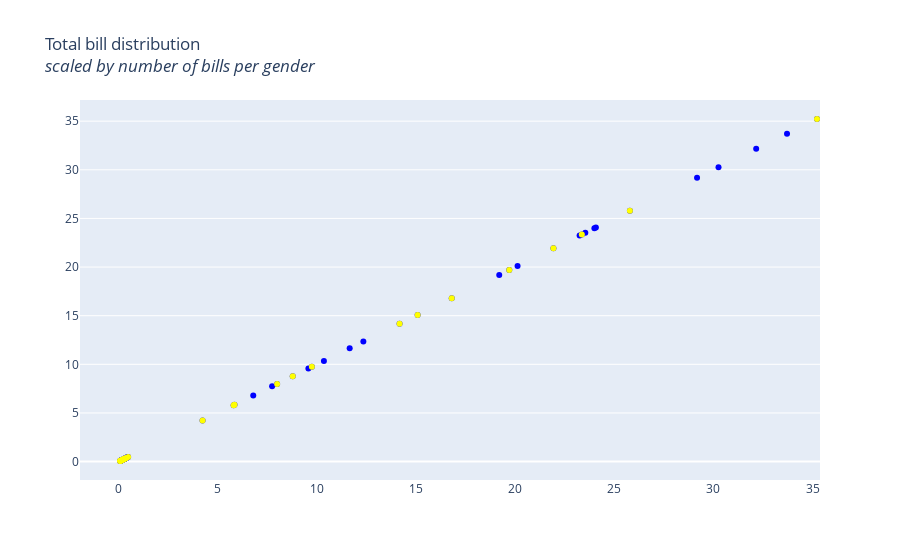

Source (notebook cell):
### Markdown cell above
Entopy
https://medium.com/activating-robotic-minds/demystifying-entropy-f2c3221e2550

### Code cell
df = pd.read_csv("https://raw.githubusercontent.com/plotly/datasets/master/violin_data.csv")

df_gs, df_Xs, sfns= [df_gini, df_gini_sel], [df_X, df_X_sel], [feature_names, selected_features]

pointpos_male = [-0.9,-1.1,-0.6,-0.3]
pointpos_female = [0.45,0.55,1,0.4]
show_legend = [True,False,False,False]

fig = go.Figure()

for i in range(2,4):
    fig.add_trace(go.Violin(x=df_gini[df_gini.columns[i]],
                            y=df_gini[df_gini.columns[i]],
                            legendgroup='M', scalegroup='M', name='M',
                            side='negative',
                            pointpos=pointpos_male[i], # where to position points
                            line_color='blue',
                            showlegend=show_legend[i])
             )
    fig.add_trace(go.Violin(x=df_gini_sel[df_gini.columns[i]],
                            y=df_gini_sel[df_gini.columns[i]],
                            legendgroup='After Permuation Importance', scalegroup='F', name='F',
                            side='positive',
                            pointpos=pointpos_female[i],
                            line_color='yellow',
                            showlegend=show_legend[i])
             )

# update characteristics shared by all traces
fig.update_traces(meanline_visible=True,
                  points='all', # show all points
                  jitter=0.05,  # add some jitter on points for better visibility
                  scalemode='count') #scale violin plot area with total count
fig.update_layout(
    title_text="Total bill distribution<br><i>scaled by number of bills per gender",
    violingap=0, violingroupgap=0, violinmode='overlay')
fig.show()

### Figure 1 — Plotly figure (JSON) as saved in the notebook; plotly's stock layout.template omitted (floating-point values rounded to 4 significant figures)
{"data": [{"jitter": 0.05, "legendgroup": "M", "line": {"color": "blue"}, "meanline": {"visible": true}, "name": "M", "pointpos": -0.6, "points": "all", "scalegroup": "M", "scalemode": "count", "showlegend": false, "side": "negative", "type": "violin", "x": [0.136, 0.1239, 0.1436, 0.2759, 0.08136, 0.2724, 0.4712, 0.4248, 0.08305, 0.0599, 0.3196, 0.2369, 0.3204, 0.4413, 0.2121, 0.3542, 0.4109, 0.2748, 0.1994, 0.3081, 0.1599, 0.1345, 0.1685, 0.3224, 0.09629, 0.3253, 0.4148, 0.3241, 0.1114, 0.112], "y": [0.136, 0.1239, 0.1436, 0.2759, 0.08136, 0.2724, 0.4712, 0.4248, 0.08305, 0.0599, 0.3196, 0.2369, 0.3204, 0.4413, 0.2121, 0.3542, 0.4109, 0.2748, 0.1994, 0.3081, 0.1599, 0.1345, 0.1685, 0.3224, 0.09629, 0.3253, 0.4148, 0.3241, 0.1114, 0.112]}, {"jitter": 0.05, "legendgroup": "After Permuation Importance", "line": {"color": "yellow"}, "meanline": {"visible": true}, "name": "F", "pointpos": 1, "points": "all", "scalegroup": "F", "scalemode": "count", "showlegend": false, "side": "positive", "type": "violin", "x": [0.136, 0.1239, 0.08136, 0.2724, 0.4712, 0.08305, 0.0599, 0.3196, 0.2369, 0.2121, 0.3542, 0.1994, 0.3081, 0.112], "y": [0.136, 0.1239, 0.08136, 0.2724, 0.4712, 0.08305, 0.0599, 0.3196, 0.2369, 0.2121, 0.3542, 0.1994, 0.3081, 0.112]}, {"jitter": 0.05, "legendgroup": "M", "line": {"color": "blue"}, "meanline": {"visible": true}, "name": "M", "pointpos": -0.3, "points": "all", "scalegroup": "M", "scalemode": "count", "showlegend": false, "side": "negative", "type": "violin", "x": [9.74, 8.774, 10.35, 20.12, 5.791, 19.7, 35.22, 32.15, 5.836, 4.225, 23.36, 16.79, 23.25, 33.71, 15.08, 25.78, 29.17, 19.19, 14.16, 21.93, 11.65, 9.565, 12.34, 24.07, 6.782, 23.54, 30.25, 23.99, 7.734, 7.987], "y": [9.74, 8.774, 10.35, 20.12, 5.791, 19.7, 35.22, 32.15, 5.836, 4.225, 23.36, 16.79, 23.25, 33.71, 15.08, 25.78, 29.17, 19.19, 14.16, 21.93, 11.65, 9.565, 12.34, 24.07, 6.782, 23.54, 30.25, 23.99, 7.734, 7.987]}, {"jitter": 0.05, "legendgroup": "After Permuation Importance", "line": {"color": "yellow"}, "meanline": {"visible": true}, "name": "F", "pointpos": 0.4, "points": "all", "scalegroup": "F", "scalemode": "count", "showlegend": false, "side": "positive", "type": "violin", "x": [9.74, 8.774, 5.791, 19.7, 35.22, 5.836, 4.225, 23.36, 16.79, 15.08, 25.78, 14.16, 21.93, 7.987], "y": [9.74, 8.774, 5.791, 19.7, 35.22, 5.836, 4.225, 23.36, 16.79, 15.08, 25.78, 14.16, 21.93, 7.987]}], "layout": {"title": {"text": "Total bill distribution<br><i>scaled by number of bills per gender"}, "violingap": 0, "violingroupgap": 0, "violinmode": "overlay"}}
